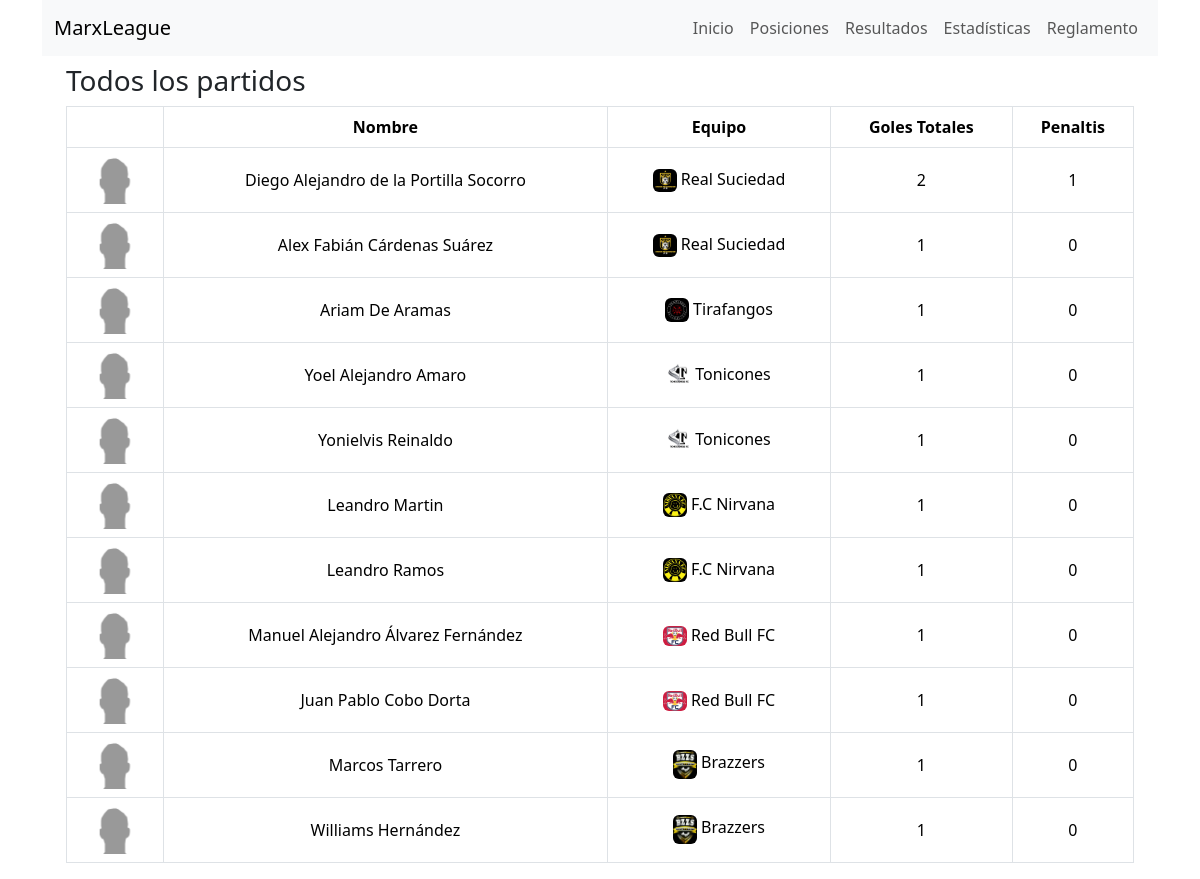
Screenshot of /stats/ with the database file from the repository.
### futbol/models/player.py (models this page shows, shortened)
class Player(models.Model):
    name = models.CharField(max_length=100, unique=True, default="Nombre")
    grade = models.CharField(max_length=50, null=True, blank=True)
    team = models.ForeignKey(Team, on_delete=models.SET_NULL, null=True)
    imagen = models.CharField(max_length=3, null=True, blank=True)
    alias = models.CharField(max_length=50, null=True, blank=True)

### futbol/views/pages/stats_menu_option_page.py (the view)
# urls.py: path("stats/", StatsMenuOptionPageView.as_view(), name="stats_page"),
class StatsMenuOptionPageView(TemplateView):
    template_name = "pages/stats_menu_option_page.html"
    def get_context_data(self, **kwargs):
        context = super().get_context_data(**kwargs)
        stats_goals_view = StatsGoalsView(**kwargs)
        stats_goals_context = stats_goals_view.get_context_data(request=self.request, limits=5, show_details=True)
        stats_goals_view = render_to_string(stats_goals_view.template_name, stats_goals_context)
        context['stats_goals_view'] = stats_goals_view
        return context

### futbol/views/views/stats_goals_view.py (called while the page is built)
    def get_context_data(self, **kwargs):
        context = super().get_context_data(**kwargs)
        goals = Goal.objects.values('player', 'player__name', 'player__team__name', 'player__imagen', 'player__team__imagen').annotate(
            goals=Count('player'),
            penalties=Sum(Case(When(penalty=True, then=1), default=0, output_field=IntegerField()))
        )
        context['goals'] = goals
        return context

### futbol/templates/views/stats_goals_view.html (shortened to what this page needs)
{% load static %}
<table class="table table-bordered table-condensed">
  <thead>
    <tr>
      <th class="text-center"></th>
      <th class="text-center">Nombre</th>
      <th class="text-center">Equipo</th>
      <th class="text-center">Goles Totales</th>
      <th class="text-center">Penaltis</th>
    </tr>
  </thead>
  <tbody>
    {% for goal in goals %}
      <tr>
        <td class="text-center">
          <img style="height: 48; width: 48px" src="{% static 'images/players/' %}{{ goal.player__imagen|default:'na' }}.png" class="rounded" alt="Logo" /> <br />
        </td>
        <td class="text-center align-middle">{{ goal.player__name }}</td>
        <td class="text-center align-middle">
          <img style="height: 24; width: 24px" src="{% static 'images/logos/' %}{{ goal.player__team__imagen|default:'na' }}.png" class="rounded" alt="Logo" />
          {{ goal.player__team__name }}
        </td>
        <td class="text-center align-middle">{{ goal.goals }}</td>
        <td class="text-center align-middle">{{ goal.penalties }}</td>
      </tr>
    {% endfor %}
  </tbody>
</table>

### rows the page displays
Player: player__name "Diego Alejandro de la Portilla Socorro", player__team__name "Real Suciedad", goals "2", penalties "1"

### other values shown
{{ goal.player__name }} "Alex Fabián Cárdenas Suárez" "Ariam De Aramas" "Yoel Alejandro Amaro" "Yonielvis Reinaldo" "Leandro Martin" "Leandro Ramos" "Manuel Alejandro Álvarez Fernández" "Juan Pablo Cobo Dorta" "Marcos Tarrero" "Williams Hernández"
{{ goal.player__team__name }} "Real Suciedad" "Tirafangos" "Tonicones" "Tonicones" "F.C Nirvana" "F.C Nirvana" "Red Bull FC" "Red Bull FC" "Brazzers" "Brazzers"
{{ goal.goals }} "1" "1" "1" "1" "1" "1" "1" "1" "1" "1"
{{ goal.penalties }} "0" "0" "0" "0" "0" "0" "0" "0" "0" "0"
